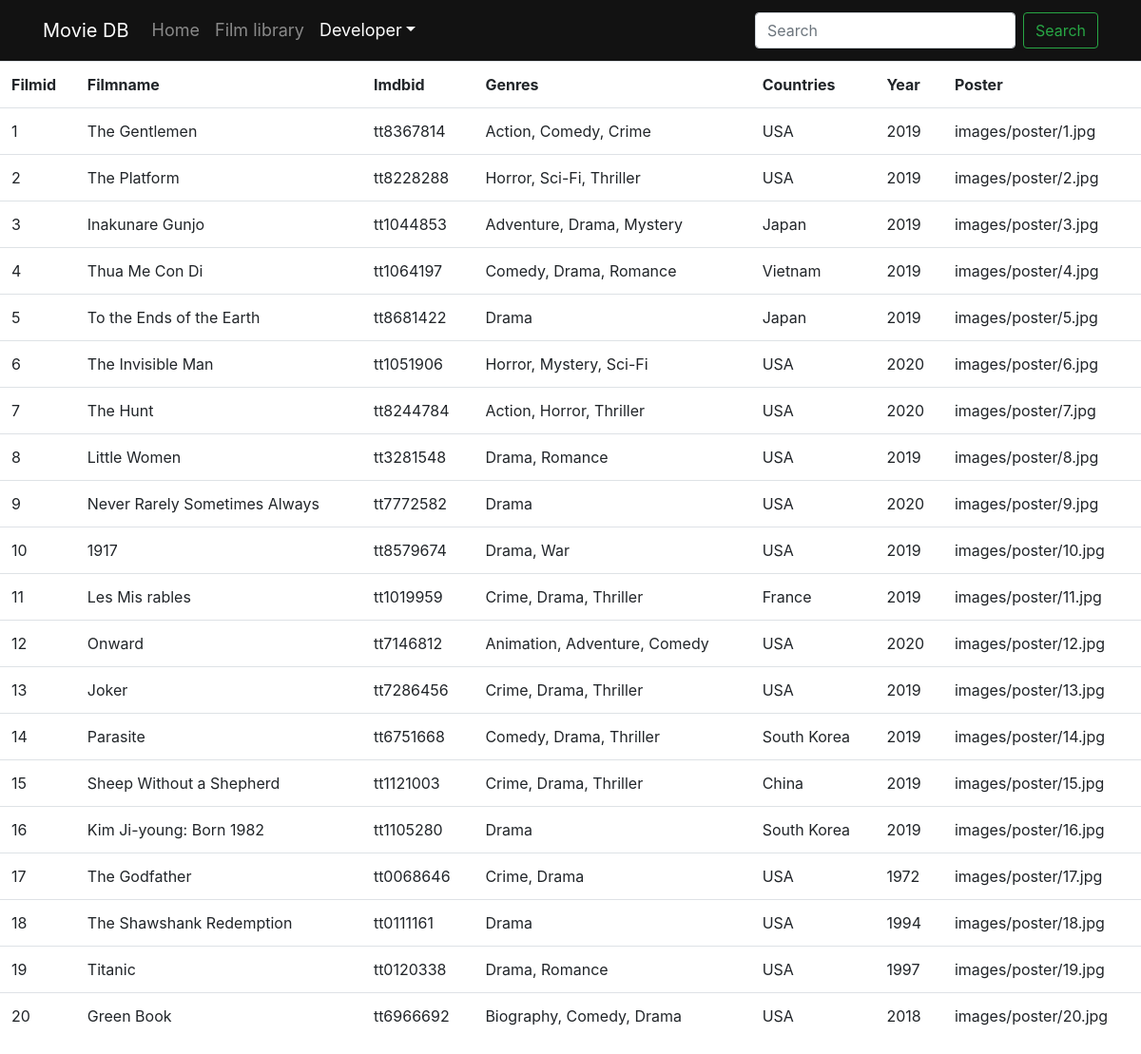
The app's page /read.php with its own data.
### tables this page shows
CREATE TABLE `films` (
  `filmid` int(100) NOT NULL,
  `filmname` varchar(100) NOT NULL,
  `imdbid` varchar(9) NOT NULL,
  `type` varchar(100) NOT NULL,
  `region` varchar(100) NOT NULL,
  `year` int(4) NOT NULL,
  `poster` varchar(100) NOT NULL,
  `trailer` varchar(100) NOT NULL
);

### read.php (the view, shortened to what this page needs)
<!doctype html>
<html>
<head>
<link rel="stylesheet"  href="https://stackpath.bootstrapcdn.com/bootstrap/4.3.1/css/bootstrap.min.css">
<link href="css/main.css" rel="stylesheet" type="text/css">
</head>
<body>
	<nav class="navbar navbar-expand-lg navbar-dark bg">
		<div class="container">
			<a class="navbar-brand" href="index.php">Movie DB</a>
			<div class="collapse navbar-collapse" id="navbarSupportedContent">
				<ul class="navbar-nav mr-auto">
					<li class="nav-item">
						<a class="nav-link" href="index.php">Home <span class="sr-only">(current)</span></a>
					</li>
					<li class="nav-item">
						<a class="nav-link" href="filmlibrary.php">Film library</a>
					</li>
					<li class="nav-item  active dropdown">
            <a class="nav-link dropdown-toggle" href="#" id="navbarDropdown" role="button" data-toggle="dropdown" aria-haspopup="true" aria-expanded="false">Developer</a>
          </li>
				</ul>
				<form class="form-inline my-2 my-lg-0" action="search.php" method="post">
					<input class="form-control mr-sm-2" type="search" placeholder="Search" aria-label="Search" name="expression">
					<button class="btn btn-outline-success my-2 my-sm-0" type="submit">Search</button>
				</form>
			</div>
		</div>
	</nav>
<?php
$servername = "localhost";
$username   = "root";
$password   = "";
$dbname     = "s16156303";
	$conn = new mysqli($servername, $username, $password, $dbname);
    $sql = "SELECT * FROM films";
   $result = $conn->query($sql);
    if ($result->num_rows > 0) {
	        echo "<table class='table table-hover'>
					<th>Filmid</th>
					<th>Filmname</th>
					<th>Imdbid</th>
					<th>Genres</th>
					<th>Countries</th>
					<th>Year</th>
					<th>Poster</th>";
	         while($row =$result->fetch_assoc()) {
	       echo "<tr>
					 <td> " . $row["filmid"] . "</td>
					 <td> " . $row["filmname"] . "</td>
					 <td> " . $row["imdbid"] . "</td>
					 <td> " . $row["type"] . "</td>
					 <td> " . $row["region"] . "</td>
					 <td> " . $row["year"] . "</td>
					 <td> " . $row["poster"] . "</td>
					 </tr>";
         }
        echo "</table>";
	    } else {
	        echo "0 results";
    }
?>
</body>
</html>

### css/main.css (style rules this page uses)
.bg { background-color: #121212; }
.navbar.navbar-expand-lg.navbar-dark.bg .container { padding-bottom: 0px; padding-top: 0px; }
ul li a { -moz-transition: color .2s ease-in-out; -ms-transition: color .2s ease-in-out; -o-transition: color .2s ease-in-out; -webkit-transition: color .2s ease-in-out; display: inline-block; float: left; color: #4a5e6f; font-size: 18px; line-height: 32px; padding: 8px 13px; text-align: left; text-decoration: none; transition: color .2s ease-in-out; background-color: transparent; }
.container { padding-top: 20px; padding-bottom: 20px; }

### records on screen
films: filmid "1", filmname "The Gentlemen", imdbid "tt8367814", type "Action, Comedy, Crime", region "USA", year "2019", poster "images/poster/1.jpg"
films: filmid "2", filmname "The Platform", imdbid "tt8228288", type "Horror, Sci-Fi, Thriller", region "USA", year "2019", poster "images/poster/2.jpg"
films: filmid "3", filmname "Inakunare Gunjo", imdbid "tt1044853", type "Adventure, Drama, Mystery", region "Japan", year "2019", poster "images/poster/3.jpg"
films: filmid "4", filmname "Thua Me Con Di", imdbid "tt1064197", type "Comedy, Drama, Romance", region "Vietnam", year "2019", poster "images/poster/4.jpg"
films: filmid "5", filmname "To the Ends of the Earth", imdbid "tt8681422", type "Drama", region "Japan", year "2019", poster "images/poster/5.jpg"
films: filmid "6", filmname "The Invisible Man", imdbid "tt1051906", type "Horror, Mystery, Sci-Fi", region "USA", year "2020", poster "images/poster/6.jpg"
films: filmid "7", filmname "The Hunt", imdbid "tt8244784", type "Action, Horror, Thriller", region "USA", year "2020", poster "images/poster/7.jpg"
films: filmid "8", filmname "Little Women", imdbid "tt3281548", type "Drama, Romance", region "USA", year "2019", poster "images/poster/8.jpg"
films: filmid "9", filmname "Never Rarely Sometimes Always", imdbid "tt7772582", type "Drama", region "USA", year "2020", poster "images/poster/9.jpg"
films: filmid "10", filmname "1917", imdbid "tt8579674", type "Drama, War", region "USA", year "2019", poster "images/poster/10.jpg"
films: filmid "11", filmname "Les Mis rables", imdbid "tt1019959", type "Crime, Drama, Thriller", region "France", year "2019", poster "images/poster/11.jpg"
films: filmid "12", filmname "Onward", imdbid "tt7146812", type "Animation, Adventure, Comedy", region "USA", year "2020", poster "images/poster/12.jpg"
films: filmid "13", filmname "Joker", imdbid "tt7286456", type "Crime, Drama, Thriller", region "USA", year "2019", poster "images/poster/13.jpg"
films: filmid "14", filmname "Parasite", imdbid "tt6751668", type "Comedy, Drama, Thriller", region "South Korea", year "2019", poster "images/poster/14.jpg"
films: filmid "15", filmname "Sheep Without a Shepherd", imdbid "tt1121003", type "Crime, Drama, Thriller", region "China", year "2019", poster "images/poster/15.jpg"
films: filmid "16", filmname "Kim Ji-young: Born 1982", imdbid "tt1105280", type "Drama", region "South Korea", year "2019", poster "images/poster/16.jpg"
films: filmid "17", filmname "The Godfather", imdbid "tt0068646", type "Crime, Drama", region "USA", year "1972", poster "images/poster/17.jpg"
films: filmid "18", filmname "The Shawshank Redemption", imdbid "tt0111161", type "Drama", region "USA", year "1994", poster "images/poster/18.jpg"
films: filmid "19", filmname "Titanic", imdbid "tt0120338", type "Drama, Romance", region "USA", year "1997", poster "images/poster/19.jpg"
films: filmid "20", filmname "Green Book", imdbid "tt6966692", type "Biography, Comedy, Drama", region "USA", year "2018", poster "images/poster/20.jpg"
